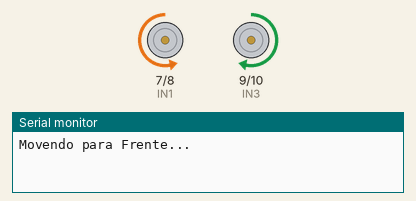
The sketch below on a simulated Arduino Uno, built with avr-gcc and run on an emulated ATmega328P. Parts: motor-driver pin pairs drawn as motors (green arrow = first pin HIGH = forward, orange = second pin HIGH = backward, longer = more drive, scaled by the enable pin), the last lines printed to the serial monitor.

Above: at 1.5 s.
At 6.5 s:
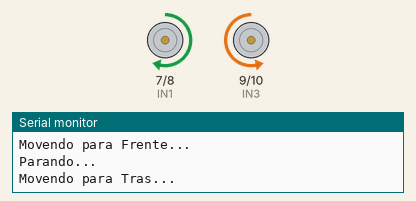
At 9.0 s:
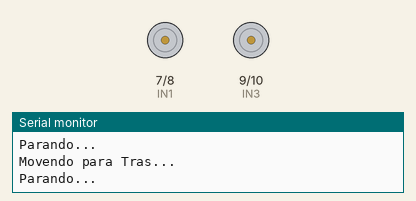
Timing chart, 0 to 13.0 s (numbered marks = the images above):
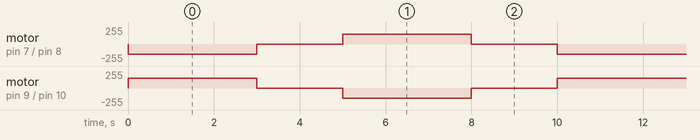

Measured:
- by itself, motor on pin 7 (IN1) / pin 8 (IN2): repeats every 10.0 s: stopped 2.0 s, forward 150/255 3.0 s, stopped 2.0 s, backward 150/255 3.0 s
- by itself, motor on pin 9 (IN3) / pin 10 (IN4): repeats every 10.0 s: stopped 2.0 s, backward 150/255 3.0 s, stopped 2.0 s, forward 150/255 3.0 s

The sketch:

testa_motores.ino
```cpp
// Definição dos pinos do Arduino para a Ponte H L298N
#define ENA 6   // Pino de Habilitação do Motor A (PWM)
#define IN1 7   // Pino de controle 1 do Motor A
#define IN2 8   // Pino de controle 2 do Motor A

#define ENB 11  // Pino de Habilitação do Motor B (PWM)
#define IN3 9   // Pino de controle 1 do Motor B
#define IN4 10  // Pino de controle 2 do Motor B

#define VELOCIDADE 150

void setup() {
  // Configura todos os pinos como SAÍDA
  pinMode(ENA, OUTPUT);
  pinMode(ENB, OUTPUT);
  pinMode(IN1, OUTPUT);
  pinMode(IN2, OUTPUT);
  pinMode(IN3, OUTPUT);
  pinMode(IN4, OUTPUT);

  // Inicia a comunicação serial para monitorar a velocidade (opcional)
  Serial.begin(9600);
}

void loop() {
  anda_frente();
  delay(3000); // Aguarda 3 segundos

  para_motores();
  delay(2000); // Aguarda 2 segundos

  anda_tras();
  delay(3000); // Aguarda 3 segundos

  para_motores();
  delay(2000); // Aguarda 2 segundos antes de repetir o loop
}

void anda_tras(){
  // === Teste: Motores para frente ===
  Serial.println("Movendo para Tras...");
  digitalWrite(IN1, HIGH);  // Motor A: Liga para frente
  digitalWrite(IN2, LOW);
  digitalWrite(IN3, LOW);  // Motor B: Liga para frente
  digitalWrite(IN4, HIGH);

  // Define a velocidade dos motores (0 a 255)
  // 255 é velocidade máxima. Você pode diminuir para testar
  analogWrite(ENA, VELOCIDADE);
  analogWrite(ENB, VELOCIDADE);
}

void anda_frente(){
    // === Teste: Motores para trás ===
  Serial.println("Movendo para Frente...");
  digitalWrite(IN1, LOW);   // Motor A: Liga para trás
  digitalWrite(IN2, HIGH);
  digitalWrite(IN3, HIGH);   // Motor B: Liga para trás
  digitalWrite(IN4, LOW);

  // Define a velocidade novamente
  analogWrite(ENA, VELOCIDADE);
  analogWrite(ENB, VELOCIDADE);
}

void para_motores(){
    // === Teste: Motores param ===
  Serial.println("Parando...");
  digitalWrite(IN1, LOW);
  digitalWrite(IN2, LOW);
  digitalWrite(IN3, LOW);
  digitalWrite(IN4, LOW);

  // Parada total
  analogWrite(ENA, 0);
  analogWrite(ENB, 0);
}
```
